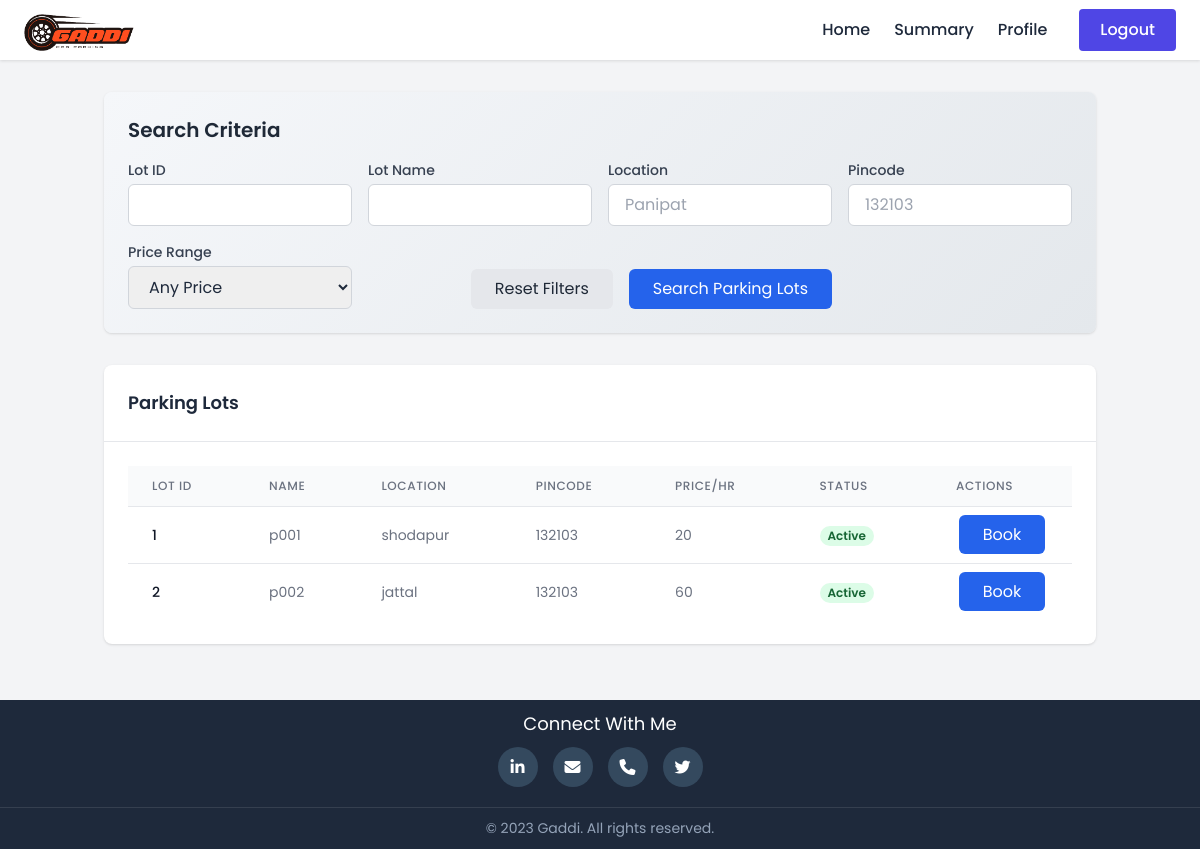
Page /admin@01.com/find (signed in) on the committed database.
### model_db.py (models this page shows)
class ParkingLot(db.Model):
    __tablename__ = 'parking_lot'
    id = db.Column(db.Integer, primary_key=True, nullable=False)
    name = db.Column(db.String(100), nullable=False)
    admin_id = db.Column(db.Integer, db.ForeignKey('users.id'), nullable=False)
    total_spots = db.Column(db.Integer, nullable=False)
    address = db.Column(db.String(200))
    pincode = db.Column(db.Integer)
    status = db.Column(db.String(10))  # 'active', 'inactive', etc.
    price_per_hrs = db.Column(db.Integer)
    spots = db.relationship('ParkingSpot', backref='lot', lazy=True)

### routes.py (the view)
    @app.route('/<username>/find' )
    @auth_required
    def find(username):
        lot_id = request.args.get('lotId')
        name = request.args.get('name')
        location = request.args.get('location')
        status = request.args.get('status')
        pincode = request.args.get('pincode')
        price_range = request.args.get('priceRange')
        query = ParkingLot.query.filter_by(status='active')
        if lot_id:
            query = query.filter(ParkingLot.id.like(f"%{lot_id}%"))
        if name:
            query = query.filter(ParkingLot.name.ilike(f"%{name}%"))
        if location:
            query = query.filter(ParkingLot.address.ilike(f"%{location}%"))
        if status and status != "Any Status":
            query = query.filter_by(status=status)
        if pincode:
            query = query.filter(ParkingLot.pincode.like(f"%{pincode}%"))
        if price_range and price_range != "Any Price":
            try:
                low, high = map(int, price_range.split('-'))
                query = query.filter(ParkingLot.price_per_hrs.between(low, high))
            except ValueError:
                pass
        parking_lots = query.all()
        return render_template('user/find.html',username=username,parking_lots=parking_lots)

### templates/user/find.html (shortened to what this page needs)
{% extends "user/base0.html" %}
{% block head %}
<script src="https://cdn.tailwindcss.com"></script>
{% endblock %}
{% block content %}
<div class="bg-gray-100">
    <div class="container mx-auto px-4 py-8">
        <section class="search-filters p-6 rounded-lg shadow mb-8">
            <h2 class="text-xl font-semibold text-gray-800 mb-4">Search Criteria</h2>
            <form id="searchForm" method="GET" action="{{ url_for('find', username=username) }}" class="grid grid-cols-1 md:grid-cols-2 lg:grid-cols-4 gap-4">
                <div>
                    <label for="lotId" class="block text-sm font-medium text-gray-700 mb-1">Lot ID</label>
                    <input type="text" id="lotId" name="lotId" placeholder=""
                           class="w-full px-4 py-2 border border-gray-300 rounded-md focus:ring-2 focus:ring-blue-500 focus:border-blue-500">
                </div>
                <div>
                    <label for="name" class="block text-sm font-medium text-gray-700 mb-1">Lot Name</label>
                    <input type="text" id="name" name="name" placeholder=""
                           class="w-full px-4 py-2 border border-gray-300 rounded-md focus:ring-2 focus:ring-blue-500 focus:border-blue-500">
                </div>
                <div>
                    <label for="location" class="block text-sm font-medium text-gray-700 mb-1">Location</label>
                    <input type="text" id="location" name="location" placeholder="Panipat"
                           class="w-full px-4 py-2 border border-gray-300 rounded-md focus:ring-2 focus:ring-blue-500 focus:border-blue-500">
                </div>
                <div>
                    <label for="pincode" class="block text-sm font-medium text-gray-700 mb-1">Pincode</label>
                    <input type="text" id="pincode" name="pincode" placeholder="132103"
                           class="w-full px-4 py-2 border border-gray-300 rounded-md focus:ring-2 focus:ring-blue-500 focus:border-blue-500">
                </div>
                <div>
                    <label for="priceRange" class="block text-sm font-medium text-gray-700 mb-1">Price Range</label>
                    <select id="priceRange" name="priceRange"
                            class="w-full px-4 py-2 border border-gray-300 rounded-md focus:ring-2 focus:ring-blue-500 focus:border-blue-500">
                        <option value="">Any Price</option>
                    </select>
                </div>
                <div class="lg:col-span-2 flex items-end justify-end space-x-4">
                    <button type="reset"
                            class="px-6 py-2 bg-gray-200 text-gray-800 rounded-md hover:bg-gray-300 transition duration-300 focus:outline-none focus:ring-2 focus:ring-gray-500">
                        Reset Filters
                    </button>
                    <button type="submit"
                            class="px-6 py-2 bg-blue-600 text-white rounded-md hover:bg-blue-700 transition duration-300 focus:outline-none focus:ring-2 focus:ring-blue-500">
                        Search Parking Lots
                    </button>
                </div>
            </form>
        </section>
        <div class="bg-white rounded-lg shadow mb-6">
            <div class="p-6 border-b flex justify-between items-center ">
                <h2 class="text-lg font-semibold">Parking Lots</h2>
            </div>
            <div class="p-6">
                <div class="overflow-x-auto">
                    <table class="min-w-full divide-y divide-gray-200">
                        <thead class="bg-gray-50">
                            <tr>
                                <th class="px-6 py-3 text-left text-xs font-medium text-gray-500 uppercase tracking-wider">Lot ID</th>
                                <th class="px-6 py-3 text-left text-xs font-medium text-gray-500 uppercase tracking-wider">Name</th>
                                <th class="px-6 py-3 text-left text-xs font-medium text-gray-500 uppercase tracking-wider">Location</th>
                                <th class="px-6 py-3 text-left text-xs font-medium text-gray-500 uppercase tracking-wider">Pincode</th>
                                <th class="px-6 py-3 text-left text-xs font-medium text-gray-500 uppercase tracking-wider">Price/hr</th>
                                <th class="px-6 py-3 text-left text-xs font-medium text-gray-500 uppercase tracking-wider">Status</th>
                                <th class="px-6 py-3 text-left text-xs font-medium text-gray-500 uppercase tracking-wider">Actions</th>
                            </tr>
                        </thead>
                        <tbody class="bg-white divide-y divide-gray-200">
                            {% for lot in parking_lots %}
                                <tr>
                                    <td class="px-6 py-4 whitespace-nowrap text-sm font-medium text-gray-900">{{ lot.id }}</td>
                                    <td class="px-6 py-4 whitespace-nowrap text-sm text-gray-500">{{ lot.name }}</td>
                                    <td class="px-6 py-4 whitespace-nowrap text-sm text-gray-500">{{ lot.address }}</td>
                                    <td class="px-6 py-4 whitespace-nowrap text-sm text-gray-500">{{ lot.pincode }}</td>
                                    <td class="px-6 py-4 whitespace-nowrap text-sm text-gray-500">{{ lot.price_per_hrs }}</td>
                                    <td class="px-6 py-4 whitespace-nowrap">
                                        <span class="px-2 inline-flex text-xs leading-5 font-semibold rounded-full {{ 'bg-green-100 text-green-800' if lot.status == 'active' else 'bg-red-100 text-yellow-800' }}">
                                            {{ lot.status.capitalize() }}
                                        </span>
                                    </td>
                                    <td class="text-center">
                                        <a href="{{url_for('book_now',username=username)}}" style="margin:auto 10 ;"
                                        class="px-6 py-2 bg-blue-600 text-white rounded-md hover:bg-blue-700 transition duration-300 focus:outline-none focus:ring-2 focus:ring-blue-500">
                                        Book
                                        </a>
                                    </td>
                                </tr>
                            {% endfor %}
                        </tbody>
                    </table>
                </div>
            </div>
        </div>
    </div>
</div>
{% endblock %}

### templates/user/find.html (style rules this page uses)
.search-filters { background: linear-gradient(135deg, #f5f7fa 0%, #e4e8ec 100%); }

### templates/user/base0.html (style rules this page uses)
:root { --primary-color: #4f46e5; --secondary-color: #10b981; --dark-color: #1e293b; --light-color: #f8fafc; --gray-color: #64748b; --max-width: 1200px; --shadow-sm: 0 1px 3px rgba(0, 0, 0, 0.12); --shadow-md: 0 4px 6px rgba(0, 0, 0, 0.1); --shadow-lg: 0 10px 15px rgba(0, 0, 0, 0.1); --transition: all 0.3s ease; }
* { margin: 0; padding: 0; box-sizing: border-box; }
body { font-family: 'Poppins', sans-serif; color: var(--dark-color); line-height: 1.6; display: flex; flex-direction: column; min-height: 100vh; background-color: #f9fafb; }
.container { max-width: var(--max-width); margin: 0 auto; padding: 0 1.5 rem; }

### rows in the picture
ParkingLot: id "1", name "p001", address "shodapur", pincode "132103", price_per_hrs "20", status "Active"
ParkingLot: id "2", name "p002", address "jattal", pincode "132103", price_per_hrs "60", status "Active"
